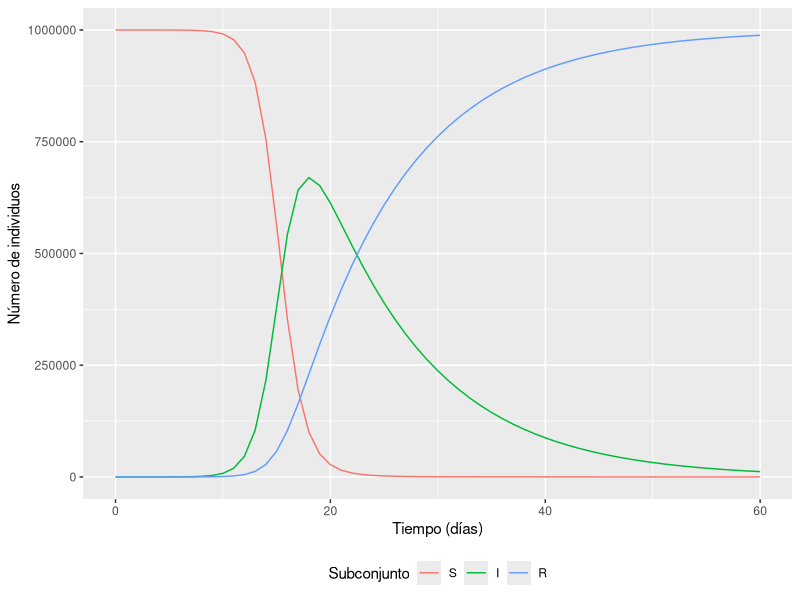

Write the R code that produced this figure.
## ---- chunk 1
knitr::opts_chunk$set(echo = TRUE)
## ---- chunk 2
# PACKAGES:
library(deSolve)
library(reshape2)
library(ggplot2)


initial_state_values <- c(S = 999999,  # Número de susceptibles inicial
                                       # 
                          I = 1,       # Se inicia con una persona infectada
                          R = 0)       # 


#razones en unidades de días^-1
parameters <- c(beta = 1,      # razón de infección
                gamma = 0.1)   # razón de recuperación

#valores de tiempo para resolver la ecuación, de 0 a 60 días
times <- seq(from = 0, to = 60, by = 1)   

sir_model <- function(time, state, parameters) {  
    with(as.list(c(state, parameters)), {# R obtendrá los nombres de variables a
                                         # partir de inputs de estados y parametros
        N <- S+I+R 
        lambda <- beta * I/N
        dS <- -lambda * S               
        dI <- lambda * S - gamma * I   
        dR <- gamma * I                 
        return(list(c(dS, dI, dR))) 
    })
}

# poner la solución del sistema de ecuaciones en forma de un dataframe
output <- as.data.frame(ode(y = initial_state_values, 
                            times = times, 
                            func = sir_model,
                            parms = parameters))
## ---- chunk 3

output_long <- melt(as.data.frame(output), id = "time")                  

ggplot(data = output_long,                                              
       aes(x = time, y = value, colour = variable, group = variable)) +  
  geom_line() +                                                          
  xlab("Tiempo (días)")+                                                   
  ylab("Número de individuos") +                                             
  labs(colour = "Subconjunto") +
  theme(legend.position = "bottom")
